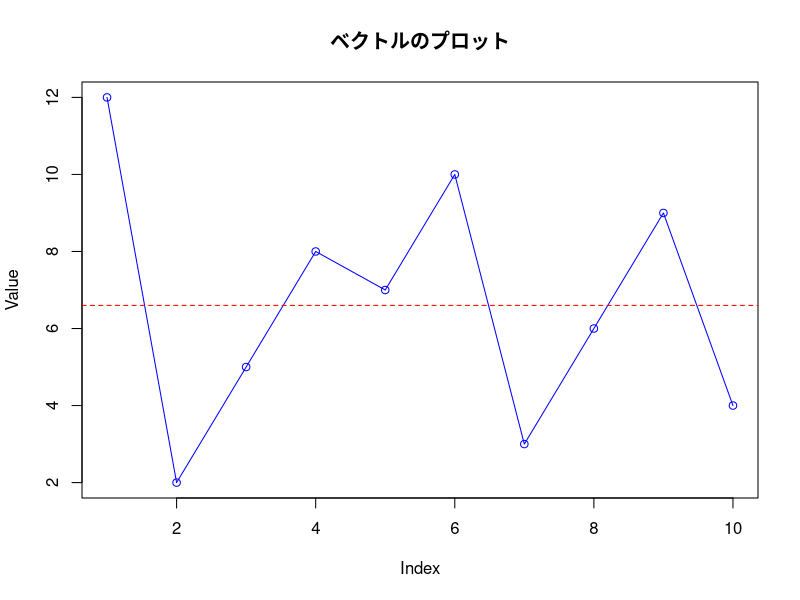

Recreate this plot in R.
# ベクトルの作成
val <- c(12, 2, 5, 8, 7, 10, 3, 6, 9, 4)

# ベクトルの内容を表示
print("ベクトルの内容:")
print(val)

# プロットの作成
plot(val, type = "o", col = "blue", xlab = "Index", ylab = "Value", main = "ベクトルのプロット")

# 平均値の計算
average_val <- mean(val)
cat("平均値:", average_val, "\n")

# 平均値のラインを追加
abline(h = average_val, col = "red", lty = 2)
